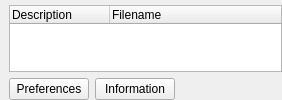
      <widget class="QWidget" name="widget">
       <layout class="QGridLayout">
        <property name="leftMargin">
         <number>9</number>
        </property>
        <property name="topMargin">
         <number>5</number>
        </property>
        <property name="rightMargin">
         <number>0</number>
        </property>
        <property name="bottomMargin">
         <number>0</number>
        </property>
        <property name="spacing">
         <number>6</number>
        </property>
        <item row="1" column="0">
         <widget class="QPushButton" name="preferencesButton">
          <property name="minimumSize">
           <size>
            <width>0</width>
            <height>0</height>
           </size>
          </property>
          <property name="text">
           <string>Preferences</string>
          </property>
          <property name="icon">
           <iconset theme="configure">
            <normaloff>.</normaloff>.</iconset>
          </property>
         </widget>
        </item>
        <item row="1" column="1">
         <widget class="QPushButton" name="informationButton">
          <property name="minimumSize">
           <size>
            <width>0</width>
            <height>0</height>
           </size>
          </property>
          <property name="text">
           <string>Information</string>
          </property>
          <property name="icon">
           <iconset theme="dialog-information">
            <normaloff>.</normaloff>.</iconset>
          </property>
         </widget>
        </item>
        <item row="1" column="2">
         <spacer>
          <property name="orientation">
           <enum>Qt::Horizontal</enum>
          </property>
          <property name="sizeHint" stdset="0">
           <size>
            <width>101</width>
            <height>20</height>
           </size>
          </property>
         </spacer>
        </item>
        <item row="0" column="0" colspan="3">
         <widget class="QTreeWidget" name="treeWidget">
          <property name="sizePolicy">
           <sizepolicy hsizetype="Expanding" vsizetype="Ignored">
            <horstretch>0</horstretch>
            <verstretch>0</verstretch>
           </sizepolicy>
          </property>
          <property name="alternatingRowColors">
           <bool>true</bool>
          </property>
          <property name="selectionBehavior">
           <enum>QAbstractItemView::SelectRows</enum>
          </property>
          <property name="animated">
           <bool>true</bool>
          </property>
          <property name="allColumnsShowFocus">
           <bool>false</bool>
          </property>
          <property name="columnCount">
           <number>2</number>
          </property>
          <column>
           <property name="text">
            <string>Description</string>
           </property>
          </column>
          <column>
           <property name="text">
            <string>Filename</string>
           </property>
          </column>
         </widget>
        </item>
       </layout>
      </widget>
